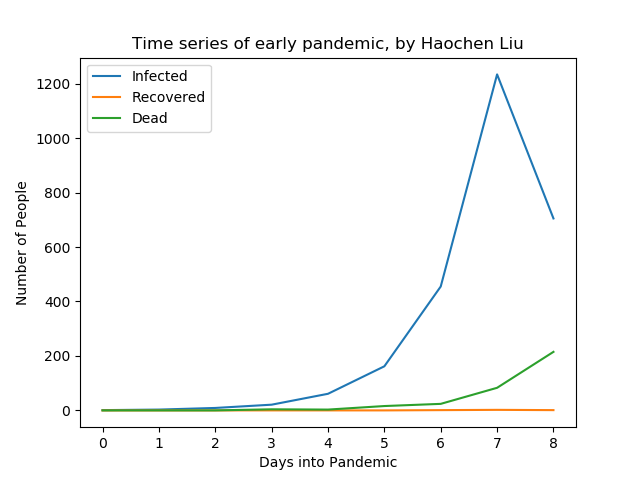

Write the Python code that produced this figure.

import doctest
import matplotlib.pyplot as plt
import datetime

def date_diff(date1, date2):
    '''(str, str)->int
    Return an integer that shows the difference
    between the two input dates as a integer in
    days. If the first date is earlier than the
    second date, the number should be positive;
    otherwise thenumber should be negative.
    
    >>> date_diff('2019-10-31', '2019-11-2')
    2
    >>> date_diff('2018-10-31', '2000-11-2')
    -6572
    '''
    # split two dates into two lists
    date1 = date1.split('-')
    date2 = date2.split('-')

    # put the numbers into the format of date
    d1 = datetime.date(int(date1[0]),int(date1[1]),int(date1[2]))
    d2 = datetime.date(int(date2[0]),int(date2[1]),int(date2[2]))

    # calculate the difference between the two input
    diff = d2-d1
    diff = diff.days
    return diff
    
def get_age(date1, date2):
    '''(str, str)-> int
    Return an integer showing how many complete years
    are the two input dates are part.
    
    >>> get_age('2018-10-31', '2019-11-2')
    1
    >>> get_age('2018-10-31', '2000-11-2')
    -17
    '''
    age_days = date_diff(date1, date2)
    age_years = int(age_days/365.2425)
    return age_years


def stage_three(input_filename, output_filename):
    '''(str, str)-> dict

    Replace the date of each row with the date_diff of that
    date and the index date, replace the date of birth with
    age at the time of index date, and replace the status
    with I, R and D. Return a dictionary with each day of
    pandemic being keys and the number of people of each
    state on that day be the value(the value is a dictionary).
    
    >>> stage_three('stage2.tsv', 'stage3.tsv')
    {0: {'I': 1, 'D': 0, 'R': 0}, \
1: {'I': 3, 'D': 0, 'R': 0}, \
2: {'I': 6, 'D': 0, 'R': 0}}
    '''

    day_state = {}
    new_row = ''

    # prepare to read and write
    input_file = open(input_filename, 'r', encoding = 'utf-8')
    output_file = open(output_filename, 'w', encoding = 'utf-8')

    # read the first row and get index date
    first_row = input_file.readline()
    first_row_list = first_row.split('\t')
    index_date = first_row_list[2]
    
    # read the file from the very beginning
    input_file.seek(0)
    for row in input_file.readlines():
        
        split_row = row.split('\t')

        # convertions of dates
        birth_date = split_row[3]
        entry_date = split_row[2]

        age = get_age(birth_date, entry_date)
        index_diff = date_diff(index_date, entry_date)
        
        split_row[2] = index_diff
        split_row[3] = age

        # convertion of states
        if split_row[6][0] == 'i' or split_row[6][0] =='I':
            split_row[6] = 'I'
        elif split_row[6][0] == 'r' or split_row[6][0] == 'R':
            split_row[6] = 'R'
        elif split_row[6][0] == 'd' or split_row[6][0] == 'D':
            split_row[6] = 'D'
        elif split_row[6][0] == 'm' or split_row[6][0] == 'M':
            split_row[6] = 'D'

        # fill them to the dictionary
        if day_state.__contains__(split_row[2]):
            day_state[split_row[2]][split_row[6][0]] += 1
        else:
            day_state[split_row[2]] = {'I': 0, 'D': 0, 'R': 0}
            day_state[split_row[2]][split_row[6][0]] += 1
        # form the new row    
        for i in split_row:
            new_row += str(i)
            new_row += '\t'
        new_row =  new_row[:-1]

        # write the new row to the new file
        output_file.write(new_row)
        new_row = ''

    input_file.close()
    output_file.close()
        
    return day_state

def plot_time_series(d):
    '''(dict) -> list
    Return a list of lists, where each sublist represents each day of
    the pandemic, and the sublist shows [number of infected, number of
    recovered, number of dead]. Plot the lists and save it.
    >>> a = stage_three('datastage2.tsv', 'datastage3.tsv')
    >>> plot_time_series(a)
    [[1, 0, 0], [3, 0, 0], [9, 0, 0], [21, 4, 0], \
[61, 3, 0], [162, 16, 0], [455, 24, 1], \
[1234, 83, 2], [705, 215, 1]]
    '''

    time_series = []
    infected = []
    recovered = []
    dead = []
    
    # From the dictionary, arrage the date by its
    # states. Each state has a list of data
    for day in d:

        day_list = []
        day_list.append(d[day]['I'])
        day_list.append(d[day]['D'])
        day_list.append(d[day]['R'])
        
        time_series.append(day_list)

        infected.append(d[day]['I'])
        recovered.append(d[day]['R'])
        dead.append(d[day]['D'])
        

    # draw the graph
    plt.xlabel('Days into Pandemic')
    plt.ylabel('Number of People')
    plt.title('Time series of early pandemic, by Haochen Liu')
    x = range(0, len(d))
    plt.plot(x, infected)
    plt.plot(x, recovered)
    plt.plot(x, dead)
    plt.legend(['Infected', 'Recovered', 'Dead'])
    plt.savefig('time_series.png')
    plt.close()
    

    return time_series


if __name__=='__main__':
    doctest.testmod()

